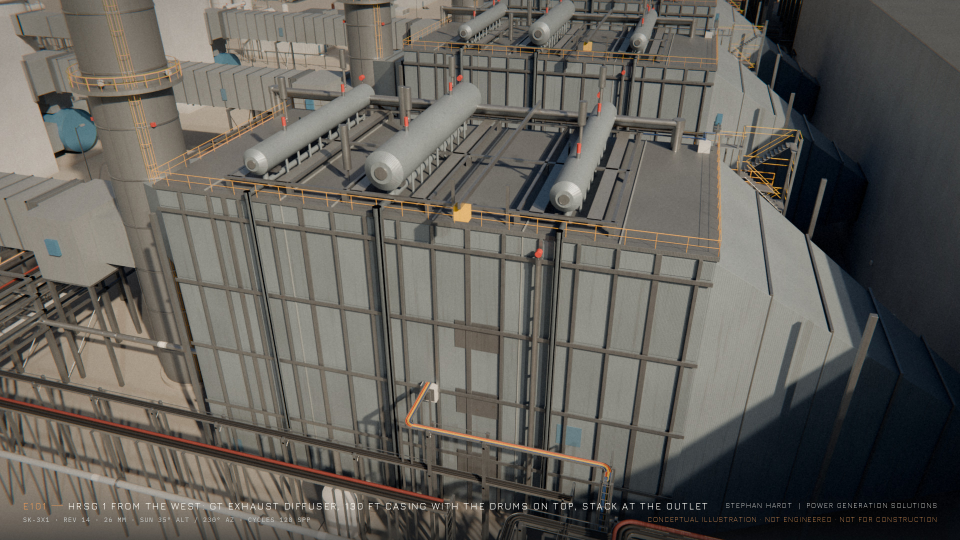
#> input picture plant/renders/epic/E101_pro_final.jpg, 1920 x 1080 px, given in place of E68_pro_clean.jpg, which was not available (shown at 1/2 size)
$ python cover_zones.py
#> lines starting #> are read from the running program, lines starting #| are printed output that depends on the picture; pictures that were not available may be replaced by others from this repository, and a replacement may not be noted
### plant/tools/stamp_credit.py
"""Stamp the author credit (blender/credit.py) on every page but the first (the cover carries the author's
contact block) of a finished PDF: a small line centred on the bottom
edge, below the documents' own footers, on a dark backing so it reads over full-bleed photos too. Vector text.
A PDF is stamped once (marked in its keywords), so generators can call it after every rebuild.

    python tools/stamp_credit.py FILE.pdf [...]
"""
import os
import sys

import pymupdf

sys.path.insert(0, os.path.join(os.path.dirname(os.path.dirname(os.path.abspath(__file__))), "blender"))
import credit  # noqa: E402

MARK = "author-credit"


def stamp(path):
    doc = pymupdf.open(path)
    kw = doc.metadata.get("keywords") or ""
    if MARK in kw:
        print("already stamped", path)
        return False
    text = credit.EMAIL                                         # it spells out the name
    for page in list(doc)[1:]:                                  # not the cover: it carries the contact block
        r = page.rect
        fs = max(6.0, min(8.5, r.width / 110))                    # scale with the page, readable on letter and slides
        w = pymupdf.get_text_length(text, fontname="helv", fontsize=fs)
        x0, y1 = (r.width - w) / 2, r.height - fs * .55
        pad = fs * .45
        page.draw_rect(pymupdf.Rect(x0 - pad * 2, y1 - fs - pad * .6, x0 + w + pad * 2, y1 + pad), color=None,
                       fill=(.08, .09, .10), fill_opacity=.72, overlay=True)
        page.insert_text((x0, y1 - fs * .12), text, fontname="helv", fontsize=fs, color=(.86, .86, .84), overlay=True)
    meta = dict(doc.metadata)
    meta["keywords"] = (kw + " " + MARK).strip()
    meta["author"] = credit.NAME
    doc.set_metadata(meta)
    tmp = path + ".tmp"
    doc.save(tmp, garbage=3, deflate=True)
    doc.close()
    os.replace(tmp, path)
    print("stamped", path)
    return True


# [3 lines that do not run on import are left out]

### plant/blender/cover_zones.py
"""Section covers (letter portrait, JPG + PDF) on a clean hero render.

    python blender/cover_zones.py            # both covers
    python blender/cover_zones.py ccs        # the carbon-capture product-application cover only
- ccs:   'Carbon Capture' cable-application cover on E68 (absorbers over ARMOR-X on the CCS rack)
- zones: 'Plant Zones' index cover on the same render"""
import json
import os
import sys

from PIL import Image, ImageDraw, ImageFont

HERE = os.path.dirname(os.path.abspath(__file__))
PLANT = os.path.dirname(HERE)
FONTS = os.path.join(HERE, "fonts")
COPPER = (210, 135, 74)
INK = (31, 36, 40)


def f(name, px):
    return ImageFont.truetype(os.path.join(FONTS, name), px)


def tracked(d, xy, text, font, fill, track):
    x, y = xy
    for ch in text:
        d.text((x, y), ch, font=font, fill=fill)
        x += d.textlength(ch, font=font) + track
    return x


def zone_items():
    areas = json.load(open(os.path.join(PLANT, "sw3x1_model.json")))["areas"]
    return [(a, n.upper()) for a, n in areas.items() if a != "L"]      # plant zones; the data-centre option left out


COVERS = {
    "ccs": dict(src="E68_pro_clean.jpg", out="SW-3X1_ccs_cable_cover.jpg", kicker="PRODUCT APPLICATION  ·  ZONE G",
                title=("CARBON", "CAPTURE"),
                tagline=("Absorbers, strippers, 16 MW fans:", "all of it runs on cable."),
                items=[("230 kV", "XLPE TO T-1 / T-2"),
                       ("15 kV", "MV-105 TO FANS, COMPRESSORS"),
                       ("600 V", "ARMOR-X MC-HL, PROCESS RACKS"),
                       ("600 V", "TYPE TC-ER POWER AND CONTROL"),
                       ("PLTC", "ABSORBER INSTRUMENTATION"),
                       ("4/0", "BARE COPPER GROUNDING")], key_w=112, item_px=21, title_px=118, title_track=8),
    "zones": dict(src="E68_pro_clean.jpg", out="SW-3X1_plant_zones_cover.jpg", kicker="SW-3X1  ·  REV 14  ·  3x1 COMBINED CYCLE",
                  title=("PLANT", "ZONES"),
                  tagline=("From the grid to the absorber stack,", "and the cable that connects it all."),
                  items=None, key_w=40),
}


def make(c):
    src = os.path.join(PLANT, "renders", "epic", c["src"])
    out = os.path.join(PLANT, "renders", "cover", c["out"])
    os.makedirs(os.path.dirname(out), exist_ok=True)
    img = Image.open(src).convert("RGB")
#> img is the input picture: PIL image 1920x1080 RGB; mean R, G, B 98, 95.3, 89.6
    W0, H0 = img.size
#> W0 = 1920; H0 = 1080
    # letter portrait (8.5 x 11): crop the sides a little, which also trims the tower edge at top left
    W = int(H0 * 8.5 / 11)
#> W = 834
    x0 = min(W0 - W, int((W0 - W) * .7))
#> x0 = 760
    img = img.crop((x0, 0, x0 + W, H0))
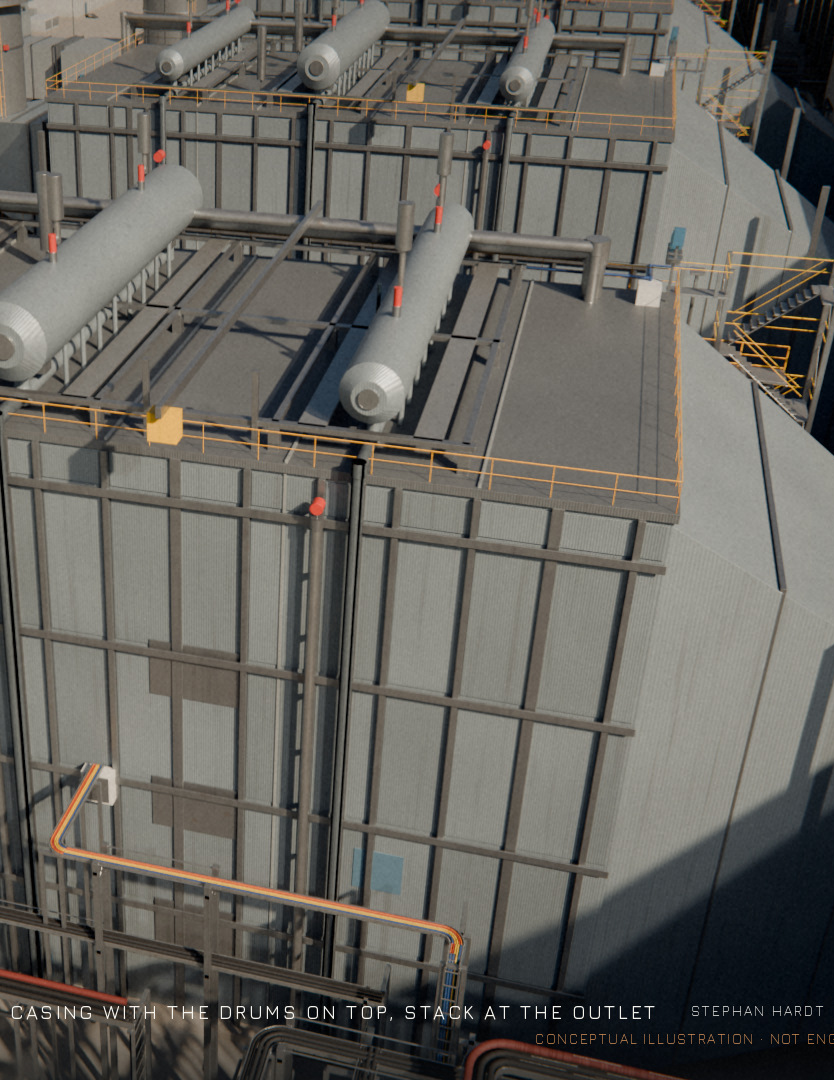
#> img: PIL image 834x1080 RGB; mean R, G, B 101.3, 99.3, 93.6
    W, H = img.size
#> H = 1080
    k = W / 1545
#> k = 0.54
    # soft light veil over the sky on the left, so the type sits on a calm field
    veil = Image.new("L", (W, H), 0)
#> veil: PIL image 834x1080 L; every value is 0
    px = veil.load()
    for yy in range(0, int(H * .8)):
        fy = 1.0 if yy < H * .55 else max(0.0, 1 - (yy - H * .55) / (H * .25))   # smooth fade below the type
        fy = fy * fy * (3 - 2 * fy)
        for xx in range(0, int(W * .62)):
            fx = (1 - xx / (W * .62)) ** 1.6
            px[xx, yy] = int(150 * fx * fy)
    img = Image.composite(Image.new("RGB", (W, H), (236, 238, 237)), img, veil)
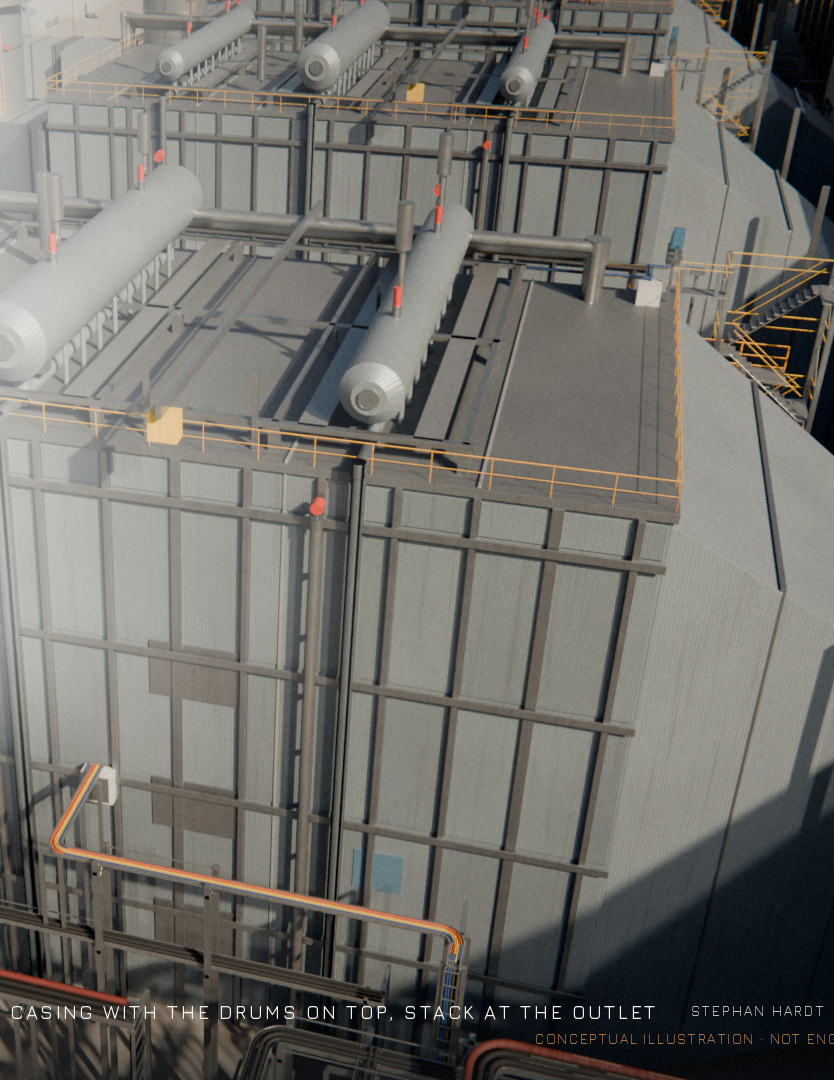
#> img: PIL image 834x1080 RGB; mean R, G, B 112.8, 111.3, 106.2
    d = ImageDraw.Draw(img)
    m = int(96 * k)
#> m = 51
    tracked(d, (m, int(110 * k)), c["kicker"], f("IBMPlexMono-Regular.ttf", int(22 * k)), INK, 3 * k)
    d.line([(m, int(160 * k)), (m + int(84 * k), int(160 * k))], fill=COPPER, width=max(2, int(4 * k)))
    tracked(d, (m - int(6 * k), int(200 * k)), c["title"][0], f("Jura-Light.ttf", int(c.get("title_px", 150) * k)), INK,
            c.get("title_track", 14) * k)
    tracked(d, (m - int(6 * k), int(350 * k)), c["title"][1], f("Jura-Light.ttf", int(c.get("title_px", 150) * k)), INK,
            c.get("title_track", 14) * k)
    d.text((m, int(540 * k)), c["tagline"][0], font=f("InstrumentSerif-Italic.ttf", int(40 * k)),
           fill=INK)
    d.text((m, int(590 * k)), c["tagline"][1], font=f("InstrumentSerif-Italic.ttf", int(40 * k)),
           fill=INK)
    # index: plant zones, or the cable applications of the section
    items = c["items"] or zone_items()
#> items = [('230 kV', 'XLPE TO T-1 / T-2'), ('15 kV', 'MV-105 TO FANS, COMPRESSORS'), ('600 V', 'ARMOR-X MC-HL, PROCESS RACKS'), ('600 V', 'TYPE TC-ER POWER AND CONTROL'), ('PLTC', 'ABSORBER INSTRUMENTATION'), ('4/0', 'BARE COPPER GROUNDING')]
    y = int(700 * k)
#> y = 377
    mono = f("IBMPlexMono-Regular.ttf", int(21 * k))
    name = f("Jura-Medium.ttf", int(c.get("item_px", 23) * k))
    for a, n in items:
        d.text((m, y + int(2 * k)), a, font=mono, fill=COPPER)
        tracked(d, (m + int(c["key_w"] * k), y), n, name, INK, 1.6 * k)
        y += int(40 * k)
#> this loop made 6 passes
#> (a, n, y) on passes 1 to 6: ('230 kV', 'XLPE TO T-1 / T-2', 398), ('15 kV', 'MV-105 TO FANS, COMPRESSORS', 419), ('600 V', 'ARMOR-X MC-HL, PROCESS RACKS', 440), ('600 V', 'TYPE TC-ER POWER AND CONTROL', 461), ('PLTC', 'ABSORBER INSTRUMENTATION', 482), ('4/0', 'BARE COPPER GROUNDING', 503)
#> after the loop, y = 503
    # foot: credit and disclaimer, on a thin dark band
    band = int(64 * k)
#> band = 34
    d.rectangle([(0, H - band), (W, H)], fill=(24, 28, 31))
    tracked(d, (m, H - band + int(22 * k)), "STEPHAN HARDT  |  POWER GENERATION SOLUTIONS", f("Jura-Medium.ttf",
            int(18 * k)), (225, 228, 230), 2.5 * k)
    note = "CONCEPTUAL ILLUSTRATION · NOT ENGINEERED · NOT FOR CONSTRUCTION"
    nf = f("Jura-Medium.ttf", int(16 * k))
    wn = sum(d.textlength(c, font=nf) for c in note) + 2 * k * (len(note) - 1)
#> wn = 349.2
    tracked(d, (W - m - wn, H - band + int(24 * k)), note, nf, COPPER, 2 * k)
    img.save(out, quality=94)
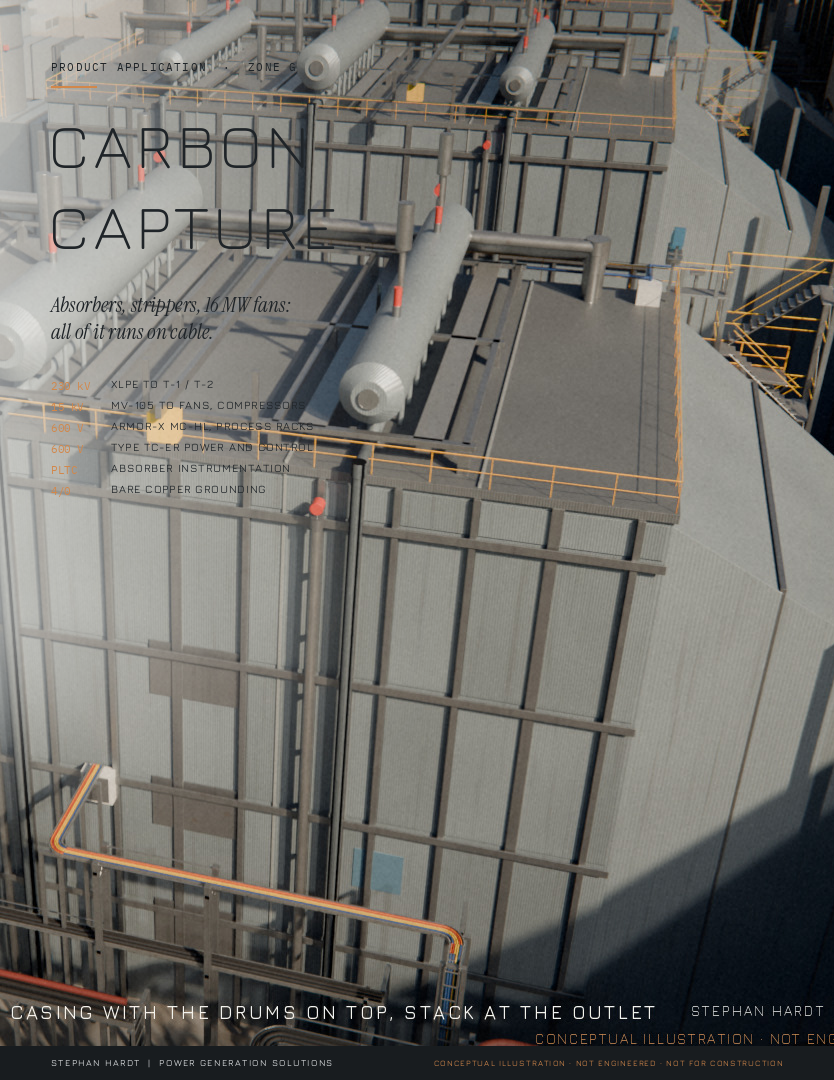
#> saved as SW-3X1_ccs_cable_cover.jpg: PIL image 834x1080 RGB; mean R, G, B 111.6, 110.3, 105.4
    img.save(os.path.splitext(out)[0] + ".pdf", resolution=W / 8.5)
    import sys as _s, os as _o; _s.path.insert(0, _o.path.join(_o.path.dirname(_o.path.dirname(_o.path.abspath(__file__))), "tools"))
    import stamp_credit; stamp_credit.stamp(os.path.splitext(out)[0] + ".pdf")                       # author credit on every page
#> (the call stopped at in stamp, `doc = pymupdf.open(path)`: pymupdf is not available in this run)
    print("wrote", out)


if __name__ == "__main__":
    for key in (sys.argv[1:] or list(COVERS)):
#> (the run stopped early here; a loop or call above may not have finished)
